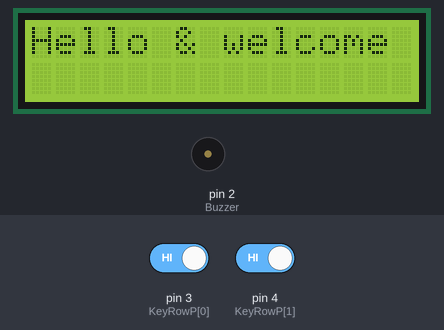
Simulated run of this sketch. Board: Arduino Uno, built with avr-gcc and run on an emulated ATmega328P. On the bench: 16×2 character LCD, buzzer (waves = sounding, pin HIGH). Wiring (inferred from the names in the program): character LCD (HD44780): RS A0; E A1; data A2, A3, A4, A5. Inputs (shaded band) come from the test bench; at power-on: pin 3 (KeyRowP[0]) HIGH, pin 4 (KeyRowP[1]) HIGH. Random numbers use the default seed unless the sketch sets one; pins used as bus, display or sensor lines are not drawn; what the sketch prints to the serial monitor is not drawn.

Above: at 0.4 s.
At 19.7 s:
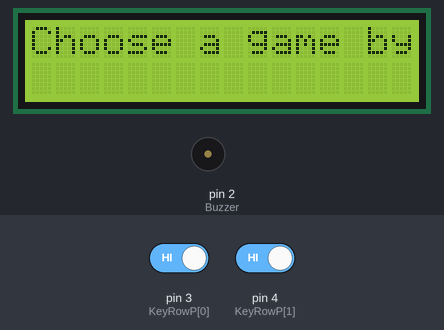
19.8 s: pin 3 (KeyRowP[0]) driven LOW and pin 4 (KeyRowP[1]) driven LOW
At 22.3 s:
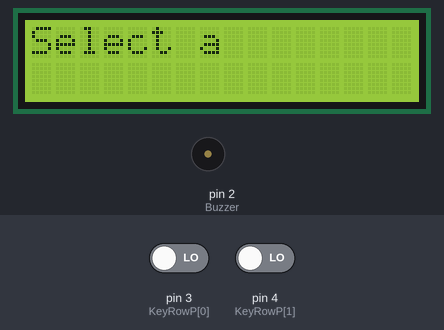
At 24.3 s:
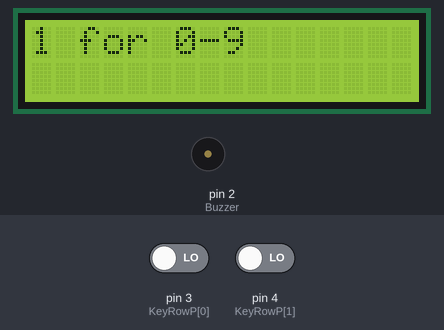
25.4 s: pin 3 (KeyRowP[0]) driven LOW
Timing chart, 0 to 28.4 s (numbered marks = the images above; inputs shaded):
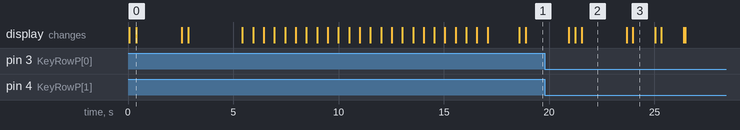

Measured:
- what the display in image 0 shows lasts 2.2 s, from 0.4 s to 2.6 s
- what the display in image 2 shows lasts 2.2 s, from 21.5 s to 23.7 s
- what the display in image 3 shows lasts 1.0 s, from 24.0 s to 25.0 s

The sketch:

Elec291Lab3Ar.ino
```cpp
//pins assignment

// LCD analog pins
const int LCDrs = A0;
const int LCDenable= A1;
const int LCDdata[4]={A5,A4,A3,A2};    // d7, d6, d5, d4
// R/W to ground
// VSS to ground
// VCC to ground
// 10K pot, ends to +5V and ground

const int KeyRowP[]={3,4,5,6};
const int KeyColP[]={7,8,9};
const int Buzzer = 2;

//local variable
 char keyPad[4][3] = {
        {'1','2','3'},
        {'4','5','6'},
        {'7','8','9'},
        {'*','0','#'}
    };
char Binary[][9] =
{
  "01000001", //A 0
  "01000010", //B 1
  "01000011", //C 2
  "01000100", //D 3
  "01000101", //E 4
  "01000110", //F 5
  "01000111", //G 6
  "01001000", //H 7
  "01001001", //I 8
  "01001010", //J 9
  "01001011", //K 10
  "01001100", //L 11
  "01001101", //M 12
  "01001110", //N 13
  "01001111", //O 14
  "01010000", //P 15
  "01010001", //Q 16
  "01010010", //R 17
  "01010011", //S 18
  "01010100", //T 19
  "01010101", //U 20
  "01010110", //V 21
  "01010111", //W 22
  "01011000", //X 23
  "01011001", //Y 24
  "01011010", //Z 25
  "00110000", //0 26
  "00110001", //1 27
  "00110010", //2 28
  "00110011", //3 29
  "00110100", //4 30
  "00110101", //5 31
  "00110110", //6 32
  "00110111", //7 33
  "00111000", //8 34
  "00111001", //9 35
  "00100110", //& 36
  "00101010", //* 37
  "00100001", //! 38
  "00101101", //Hyphen 39
  "00100011", //# 40
  "00101110", //Period (.) 41
  "00100000", //Space  42
  "01100001", //a 43
  "01100010", //b 44
  "01100011", //c 45
  "01100100", //d 46
  "01100101", //e 47
  "01100110", //f 48
  "01100111", //g 49
  "01101000", //h 50
  "01101001", //i 51
  "01101010", //j 52
  "01101011", //k 53
  "01101100", //l 54
  "01101101", //m 55
  "01101110", //n 56
  "01101111", //o 57
  "01110000", //p 58
  "01110001", //q 59
  "01110010", //r 60
  "01110011", //s 61
  "01110100", //t 62
  "01110101", //u 63
  "01110110", //v 64
  "01110111", //w 65
  "01111000", //x 66
  "01111001", //y 67
  "01111010", //z  68
  "00111111" //? 69
};
int debounceTime = 1000;
int numArray[] ={ LOW,HIGH };
int LCDDisplay = HIGH;
int LCDCursor = LOW;
int LCDCursorBlink = LOW;
String lcdOffSet="                        ";

//global varialbe
int attempts=3;
char lastInput='a';
int randomNum1;
int randomNum2;
boolean gameOver=false;
char gameChoice;
char difficulty;

void setup() {
        //KeyPad assignment
        Serial.begin(9600);
        for(int index=0; index<4; index++){
           pinMode(KeyRowP[index], INPUT_PULLUP);
          }
        for(int index=0; index<3; index++){
           pinMode(KeyColP[index], OUTPUT);
          }
        //LCD assignment
        pinMode(LCDrs, OUTPUT);             // initialize lcd pins
        pinMode(LCDenable, OUTPUT);
        pinMode(Buzzer, OUTPUT);
        for (int i = 0; i < 4; i++) {
          pinMode(LCDdata[i], OUTPUT);
        }
        lcdInit();                          // initialize lcd to 4-bit mode
        lcdClear();
        //welcome information display
         newGame();
         lcdBlink();
         welcomeMessage();
}

void loop() {
 lcdCursorHome();
 lcdNoAutoScroll();
 //mainMenu
 mainMenu();
 //entering game function according user's choice
 if(gameChoice=='2'){
  lcdClear();
  delay(1000);
  lcdPrint("playing            ");
  //reset the debounceTime to improve the piano game
  debounceTime=100;
  while(!gameOver){
    playPiano();
    }
   debounceTime=1000;
  }
  //keep running the game function until it is game over
 while(!gameOver){
  //display game rules to aid the user
   if(difficulty=='1'){
      lcdPrint("Guess a number  ");
      lcdPrint(lcdOffSet);
      lcdPrint("From 0-9        ");
      while(!gameOver){
        playNumGame(convertToInt(readKey()),randomNum1); //take the user's input and the random number and see if they matched
      }
   }
   else if(difficulty=='2'){
      lcdPrint("Guess a number  ");
      lcdPrint(lcdOffSet);
      lcdPrint("From 0-99       ");
      while(!gameOver){
        playNumGame(readDoubleDigt(),randomNum2); //take the user's input and the random number and see if they matched
      }
    }

  }
  lcdClear();
  //ask user if want to go back to the main meno
  lcdPrint("input * to go   ");
  lcdPrint(lcdOffSet);
  lcdPrint("back menu       ");
  while(gameOver){
    if(readKey()=='*'){
      gameOver=false;
      newGame(); //update and reset all the game parameter
      }
    }
}


/*
 * Section for KeyPad
 */
//parameter: none
//return the key pressed by the user
char readKey(){
  int startTime = millis();
  int col, row;
  //read the pins of Keypad
  //implemented a super loop to keep keypad listening to the input
  while(true){
    boolean noKey=true;
    //when there is no input keep the arduino scanning for the keys
    while(noKey){
      for(int index=0; index<3; index++){
           digitalWrite(KeyColP[index], HIGH);
          }
       for(int index=0; index<3; index++){
        digitalWrite(KeyColP[index], LOW);
          for(int rowIndex=0; rowIndex<4; rowIndex++){
            if(digitalRead(KeyRowP[rowIndex])==LOW){
              row=rowIndex;
              col=index;
              noKey=false;
              break;
              }
            }
            if(!noKey) break;
       }
       delay(25);
    }
    if(keyPad[row][col]!=lastInput||(millis()-startTime>=debounceTime))break;
    //prevent the arduino from reading too many inputs. It only read new input when the new input does not equal to last input or exceeds the debounce time
  }
    //return the result
    lastInput=keyPad[row][col];
    return keyPad[row][col];
  }

//read 0~99 from user
int readDoubleDigt(){
  char input[4];
  int returnNum;
  boolean finished = false;
  //keep reading until the user finish input
  while(!finished){
    for(int index = 0; index < 4; index++){
      input[index]=readKey();
      if(input[index]=='#'){
        finished = true;
        break;
        }
      }
    }
  if(input[1]=='#'){
    returnNum = convertToInt(input[0]);
    }
   else{
    //convert the char array to integer
      returnNum =convertToInt(input[0])*10 + convertToInt(input[1]);
      }
   return returnNum;
}


/*
 * LCD Section
 */

// LCD FUNCTIONS - LOW/MID LEVEL
// Flashes the LCDenable pin to read instructions/data
void flashEnable() {
  digitalWrite(LCDenable, LOW);
  delay(1);
  digitalWrite(LCDenable, HIGH);
  delay(1);
  digitalWrite(LCDenable, LOW);
  delay(1);
}

// Sets the LCDdata pins
void setLCDPins(int rs, int d3, int d2, int d1, int d0) {
    digitalWrite(LCDrs, rs);
    digitalWrite(LCDdata[0], d3);
    digitalWrite(LCDdata[1], d2);
    digitalWrite(LCDdata[2], d1);
    digitalWrite(LCDdata[3], d0);
}

// Sends the data/instruction to the lcd and flashes enable
void sendCode(int rs, int d7, int d6, int d5, int d4, int d3, int d2, int d1, int d0) {
  setLCDPins(rs, d7, d6, d5, d4);
  flashEnable();
  setLCDPins(rs, d3, d2, d1, d0);
  flashEnable();
}

// Increments the cursor position to the right (moves to next line on the left if end of line)
void incrementCursor() {
  sendCode(LOW, LOW, LOW, LOW, HIGH, LOW, HIGH, HIGH, LOW);
}

// Decrements the cursor position to the left (moves to previous line on the right if end of line)
void decrementCursor() {
  sendCode(LOW, LOW, LOW, LOW, HIGH, LOW, HIGH, LOW, LOW);
}

// Shifts entire display to the right, cursor follows
void displayRight() {
  sendCode(LOW, LOW, LOW, LOW, HIGH, HIGH, HIGH, LOW, LOW);
}

// Shifts entire screen to the left, cursor follows
void displayLeft() {
  sendCode(LOW, LOW, LOW, LOW, HIGH, HIGH, LOW, LOW, LOW);
}

// Prints a single char onto the lcd
void printChar(char c) {
  //Convert character to ASCII number
  int value = (int) c;
  //ASCII for 0-9
  if(value >= 48 && value <= 57){
    value = value - 22;
    getCharacter(value);
  }
  //ASCII for A-Z
  else if(value >= 65 && value <= 90){
    value = value - 65;
    getCharacter(value);
  }
  else if(value >= 97 && value <= 122){
    value = value - 54;
    getCharacter(value);
  }
  //ASCII for period
  else if(value == 46){
    getCharacter(41);
  }
  // ASCII For exclamation
  else if(value == 33){
    getCharacter(38);
  }
  // ASCII For &
  else if(value == 38){
    getCharacter(36);
  }
  //ASCII For *
  else if(value == 42){
    getCharacter(37);
  }
  //ASCII for - (Hyphen)
  else if(value == 45){
    getCharacter(39);
  }
  //ASCII for #
  else if(value == 35){
    getCharacter(40);
  }
  //ASCII for Space
  else if(value == 32){
    getCharacter(42);
  }
  //ASCII for ?
  else if(value == 63){
    getCharacter(69);
    }
}

int convertToInt(char character){
  int aNumber = character - '0';
  return aNumber;
}

void getCharacter(int value){
    String inputNumber = Binary[value];
    sendCode(HIGH, numArray[convertToInt(inputNumber.charAt(0))],
    numArray[convertToInt(inputNumber.charAt(1))],
    numArray[convertToInt(inputNumber.charAt(2))],
    numArray[convertToInt(inputNumber.charAt(3))],
    numArray[convertToInt(inputNumber.charAt(4))],
    numArray[convertToInt(inputNumber.charAt(5))],
    numArray[convertToInt(inputNumber.charAt(6))],
    numArray[convertToInt(inputNumber.charAt(7))]
    );
}


// LCD FUNCTIONS - HIGH LEVEL
// Initializes the lcd to 4-bit mode at power on
void lcdInit() {
  delay(50);                          // wait for VDD
  for (int i = 0; i < 3; i++) {       // repeat x3
    setLCDPins(LOW, LOW, LOW, HIGH, HIGH);
    flashEnable();
    delay(40);
  }

  setLCDPins(LOW, LOW, LOW, HIGH, LOW);   // 4-bits mode
  flashEnable();
  setLCDPins(LOW, HIGH, LOW, LOW, LOW);   // display lines and font
  flashEnable();
  setLCDPins(LOW, HIGH, LOW, LOW, LOW);   // display off
  flashEnable();
  setLCDPins(LOW, LOW, LOW, LOW, HIGH);   // display clear
  flashEnable();
  setLCDPins(LOW, LOW, HIGH, HIGH, LOW);  // increment cursor, no display shift
  flashEnable();
}
// Clears the LCD screen and returns the cursor home
void lcdClear() {
  sendCode(LOW, LOW, LOW, LOW, LOW, LOW, LOW, LOW, HIGH);
  delay(5);
}

// Returns the cursor home
void lcdCursorHome() {
  sendCode(LOW, LOW, LOW, LOW, LOW, LOW, LOW, HIGH, LOW);
  delay(5);
}

// Turns ON the display
void lcdDisplay() {
  LCDDisplay = HIGH;
  sendCode(LOW, LOW, LOW, LOW, LOW, HIGH, LCDDisplay, LCDCursor, LCDCursorBlink);
}

// Turns OFF the display
void lcdNoDisplay() {
  LCDDisplay = LOW;
  sendCode(LOW, LOW, LOW, LOW, LOW, HIGH, LCDDisplay, LCDCursor, LCDCursorBlink);
}

// Displays the cursor
void lcdCursor() {
  LCDCursor = HIGH;
  sendCode(LOW, LOW, LOW, LOW, LOW, HIGH, LCDDisplay, LCDCursor, LCDCursorBlink);
}

// Hides the cursor
void lcdNoCursor() {
  LCDCursor = LOW;
  sendCode(LOW, LOW, LOW, LOW, LOW, HIGH, LCDDisplay, LCDCursor, LCDCursorBlink);
}

// Blinks the cursor
void lcdBlink() {
  LCDCursorBlink = HIGH;
  sendCode(LOW, LOW, LOW, LOW, LOW, HIGH, LCDDisplay, LCDCursor, LCDCursorBlink);
}

// Stops blinking the cursor
void lcdNoBlink() {
  LCDCursorBlink = LOW;
  sendCode(LOW, LOW, LOW, LOW, LOW, HIGH, LCDDisplay, LCDCursor, LCDCursorBlink);
}

// Turn ON scrolling when writing
void lcdAutoScroll() {
  sendCode(LOW, LOW, LOW, LOW, LOW, LOW, HIGH, HIGH, HIGH);
}

// Turn OFF scrolling when writing
void lcdNoAutoScroll() {
  sendCode(LOW, LOW, LOW, LOW, LOW, LOW, HIGH, HIGH, LOW);
}

// Increments cursor position k times
void lcdMoveCursorRight(int k) {
  for(int i = 0; i < k; i++) {
    incrementCursor();
  }
}

// Decrements cursor position k times
void lcdMoveCursorLeft(int k) {
  for(int i = 0; i < k; i++) {
    decrementCursor();
  }
}

// Scrolls the display to the right k times
void lcdScrollRight(int k) {
  for (int i = 0; i < k; i++) {
    displayRight();
  }
}

// Scrolls the display to the left k times
void lcdScrollLeft(int k) {
  for (int i = 0; i < k; i++) {
    displayLeft();
  }
}

// Prints a string onto the lcd
void lcdPrint(String s) {
  for(int i = 0; i < s.length(); i++){
    printChar(s.charAt(i));
  }
}

/*
 * Game logic section
 */
void welcomeMessage(){
  //welcome Message
  String welcomeStringp1="Hello & welcome ";
  String welcomeStringp2="to our demo!";
  String welcomeStringp3="ELEC 291-20C Team L2C-2A                ";
  String welcomeStringp4="am L2C-2A                               ";
  //welcome message
  lcdClear();
  lcdNoAutoScroll();
  lcdPrint(welcomeStringp1);
  lcdPrint(lcdOffSet);
  lcdPrint(welcomeStringp2);
  delay(2000);

  //team information
  lcdClear();
  lcdNoAutoScroll();
  lcdPrint(welcomeStringp3);
  lcdPrint(welcomeStringp4);
  lcdMoveCursorRight(60);
  delay(2000);
  lcdAutoScroll();
  for(int index=0; index<welcomeStringp3.length()-16;index++){
    lcdPrint(" ");
    delay(500);
  }
  delay(1000);
  }

 void mainMenu(){
  boolean selected=false;
  String menuString=  "Choose a game by";
  String menuString1= "push the number";
  String menuString2= "1.Guess Number  ";
  String menuString3= "2.Piano         ";
  String menuString4= "Select a        ";
  String menuString5= "difficulty      ";
  String menuString6= "1 for 0-9       ";
  String menuString7= "2 for 0-99      ";
  //ask user to select a game
  lcdPrint(menuString);
  lcdPrint(lcdOffSet);
  lcdPrint(menuString1);
  delay(2000);
  lcdClear();
  lcdPrint(menuString2);
  lcdPrint(lcdOffSet);
  lcdPrint(menuString3);
  while(!selected){
    gameChoice=readKey();//set the global varialbe to the choice user made
    if(gameChoice=='1'||gameChoice=='2'){
        selected=true;
      }
    }
    //ask user to input select a difficulty for the guessing game
    if(gameChoice=='1'){
      lcdClear();
      lcdPrint(menuString4);
      lcdPrint(lcdOffSet);
      lcdPrint(menuString5);
      delay(2000);
      lcdClear();
      lcdPrint(menuString6);
      lcdPrint(lcdOffSet);
      lcdPrint(menuString7);
      boolean selectDiff=false;
        while(selectDiff==false){
        difficulty=readKey();
        if(difficulty=='1'||difficulty=='2'){
          selectDiff=true;
          lcdClear();
          }
        }
      }
  }

 //number game;
 void playNumGame(int userInput, int randNum){
  // Random number between 0 and 9
  lcdClear();
  if(attempts != 0){
    if(userInput < randNum){
      lcdPrint("Guess higher");
      attempts--;
      delay(1000);
    }
    else if(userInput > randNum){
      lcdPrint("Guess lower");
      attempts--;
      delay(1000);
    }
    else{
      lcdPrint("You won!");
      delay(2000);
      gameOver=true;
    }
  }
  if(attempts == 0){
    lcdClear();
    lcdPrint("You lost!");
    delay(2000);
    gameOver=true;
  }
}
//piano game
int note_c4 = 262; //1
int note_d4 = 294; //2
int note_e4 = 330; //3
int note_f4 = 349; //4
int note_g4 = 392; //5
int note_a4 = 440; //6
int note_b4 = 494; //7
int note_c5 = 523; //8
int note_d5 = 587; //9
int note_g5 = 784; //0
 void playPiano(){
  int pace = 255;
  char input = readKey();
  //buzzer the note matched the user input
  switch(input){
    case '1': tone(Buzzer, note_c4, pace); break;
    case '2': tone(Buzzer, note_d4, pace); break;
    case '3': tone(Buzzer, note_e4, pace); break;
    case '4': tone(Buzzer, note_f4, pace); break;
    case '5': tone(Buzzer, note_g4, pace); break;
    case '6': tone(Buzzer, note_a4, pace); break;
    case '7': tone(Buzzer, note_b4, pace); break;
    case '8': tone(Buzzer, note_c5, pace); break;
    case '9': tone(Buzzer, note_d5, pace); break;
    case '0': tone(Buzzer, note_g5, pace); break;
    case '*': gameOver=true; break;
    }
  }
//start a new game and reset the game parameters
void newGame(){
  //reset and update the game parameter
  randomNum1 = rand() % 10;
  randomNum2 = rand() % 100;
  Serial.print(randomNum1);
  attempts=3;
  boolean gameOver=false;
  lastInput='a';
  }
```
